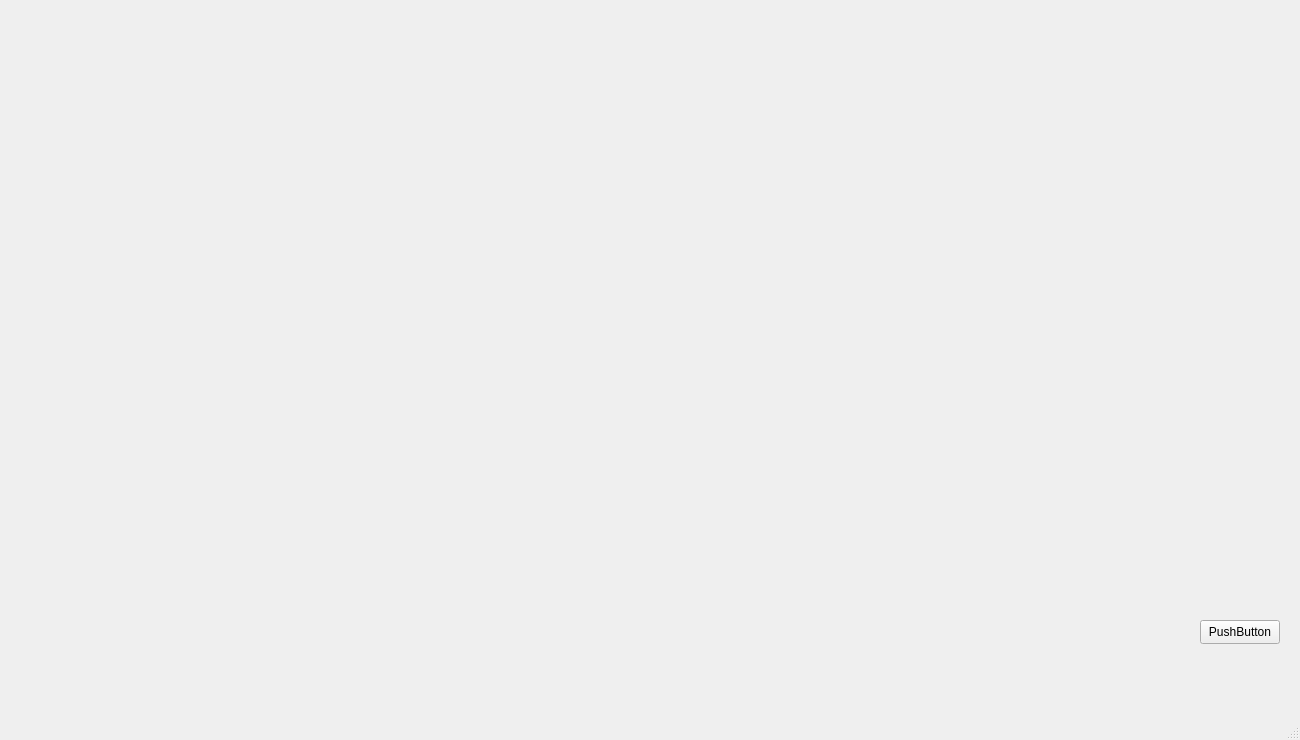
<?xml version="1.0" encoding="UTF-8"?>
<ui version="4.0">
 <class>MainWindow</class>
 <widget class="QMainWindow" name="MainWindow">
  <property name="geometry">
   <rect>
    <x>0</x>
    <y>0</y>
    <width>1300</width>
    <height>740</height>
   </rect>
  </property>
  <property name="windowTitle">
   <string>MainWindow</string>
  </property>
  <widget class="QWidget" name="centralwidget">
   <widget class="QCustomPlot" name="widget" native="true">
    <property name="geometry">
     <rect>
      <x>40</x>
      <y>70</y>
      <width>451</width>
      <height>421</height>
     </rect>
    </property>
   </widget>
   <widget class="QPushButton" name="pushButton">
    <property name="geometry">
     <rect>
      <x>1200</x>
      <y>620</y>
      <width>80</width>
      <height>24</height>
     </rect>
    </property>
    <property name="text">
     <string>PushButton</string>
    </property>
   </widget>
  </widget>
  <widget class="QMenuBar" name="menubar">
   <property name="geometry">
    <rect>
     <x>0</x>
     <y>0</y>
     <width>1300</width>
     <height>21</height>
    </rect>
   </property>
  </widget>
  <widget class="QStatusBar" name="statusbar"/>
 </widget>
 <customwidgets>
  <customwidget>
   <class>QCustomPlot</class>
   <extends>QWidget</extends>
   <header>qcustomplot.h</header>
   <container>1</container>
  </customwidget>
 </customwidgets>
 <resources/>
 <connections/>
</ui>
